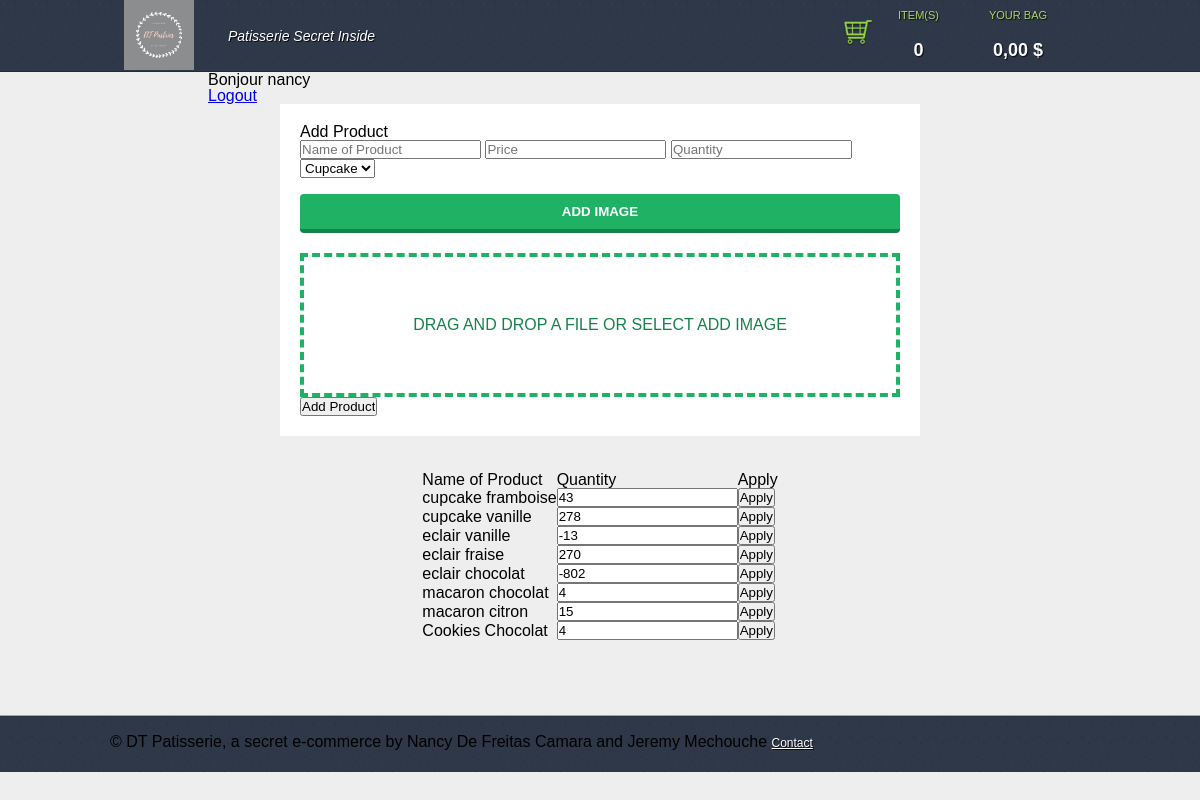
The app's page /admin.php (signed in) with its own data.
### tables this page shows
CREATE TABLE IF NOT EXISTS `products` (
  `id` int(11) NOT NULL AUTO_INCREMENT,
  `name` varchar(255) NOT NULL,
  `price` float NOT NULL DEFAULT '0',
  `id_category` int(2) NOT NULL,
  `stock_quantity` int(11) NOT NULL,
  PRIMARY KEY (`id`)
);

### db.class.php (called while the page is built, shortened)
<?php
class DB{
	private $host = 'localhost';
	private $username = 'root';
	private $password = 'Mechassault93';
	private $database = 'tuto';
	private $db;
	public function __construct($host = null, $username = null, $password = null, $database = null){
		try{
			$this->db = new PDO('mysql:host='.$this->host.';dbname='.$this->database, $this->username, $this->password, array(
					PDO::MYSQL_ATTR_INIT_COMMAND => 'SET NAMES UTF8',
					PDO::ATTR_ERRMODE => PDO::ERRMODE_WARNING
				));
		}catch(PDOException $e){
			die('<h1>Impossible de se connecter a la base de donnee</h1>');
		}
	}
	public function query($sql, $data = array()){
		$req =$this->db->prepare($sql);
		$req->execute($data);
		return $req->fetchAll(PDO::FETCH_OBJ);
	}
}

### admin.php (the view, shortened to what this page needs)
<?php
require 'header.php';
?>
<div style="min-height: 400px;">
    <h1>Bonjour <?php echo $_SESSION['auth']->username; ?></h1>
    <a href="logout.php">Logout</a>
    <form action="" method="post" enctype="multipart/form-data">
        <div class="file-upload">
            <h1>Add Product</h1>
            <input type="text" name="name" placeholder="Name of Product" required="required">
            <input type="text" name="price" placeholder="Price" required="required">
            <input type="text" name="quantity" placeholder="Quantity" required="required">
            <select name="category">Categories
                <?php
                $categories = $DB->query('SELECT * FROM category');
                foreach ($categories as $key => $categorie) {
                    ?>
                    <option value="<?php echo $key; ?>"><?php echo $categorie->category; ?> </option>
                <?php } ?>
            </select>
            <br><br>
            <button class="file-upload-btn" type="button" onclick="$('.file-upload-input').trigger('click')">Add Image</button>
            <div class="image-upload-wrap">
                <div class="drag-text">
                    <h3>Drag and drop a file or select add Image</h3>
                </div>
            </div>
            <input type="submit" value="Add Product">
        </div>
    </form>
</div>
<?php
$products = $DB->query('SELECT * FROM products');
?>
<div style="position: relative;text-align: center;display: block;    min-height: 300px;">
    <table style="    text-align: center;
           position: relative;
           display: inline-block;">
        <tr>
            <td>Name of Product</td>
            <td>Quantity</td>
            <td>Apply</td>
        </tr>
        <?php foreach ($products as $product) { ?>
            <form method="POST" action="">
                <tr>
                    <td><?php echo $product->name; ?></td>
                    <td><input type="number" value="<?php echo $product->stock_quantity; ?>" name="quantity"></td>
                    <td><input type="submit" value="Apply"></td>
                </tr>
            </form>
        <?php }
        ?>
    </table>
</div>
<?php require_once 'footer.php'; ?>

### css/style.css (style rules this page uses)
html, body, div, span, applet, object, iframe, h1, h2, h3, h4, h5, h6, p, blockquote, pre, a, abbr, acronym, address, big, cite, code, del, dfn, em, img, ins, kbd, q, s, samp, small, strike, strong, sub, sup, tt, var, b, u, i, center, dl, dt, dd, ol, ul, li, fieldset, form, label, legend, table, caption, tbody, tfoot, thead, tr, th, td, article, aside, canvas, details, embed, figure, figcaption, footer, header, hgroup, menu, nav, output, ruby, section, summary, time, mark, audio, video { margin: 0; padding: 0; border: 0; font-size: 100%; font: inherit; vertical-align: baseline; }
body { line-height: 1; }
table { border-collapse: collapse; border-spacing: 0; }
caption, th, td { text-align: left; font-weight: normal; vertical-align: middle; }
* { margin: 0; padding: 0; }
html, body { height: 100%; }

### admin.php (style rules this page uses)
body { font-family: sans-serif; background-color: #eeeeee; }
.file-upload { background-color: #ffffff; width: 600px; margin: 0 auto; padding: 20px; }
.file-upload-btn { width: 100%; margin: 0; color: #fff; background: #1FB264; border: none; padding: 10px; border-radius: 4px; border-bottom: 4px solid #15824B; transition: all .2s ease; outline: none; text-transform: uppercase; font-weight: 700; }
.image-upload-wrap { margin-top: 20px; border: 4px dashed #1FB264; position: relative; }
.drag-text { text-align: center; }
.drag-text h3 { font-weight: 100; text-transform: uppercase; color: #15824B; padding: 60px 0; }

### records on screen
products: name "cupcake framboise", quantity "43"
products: name "cupcake vanille", quantity "278"
products: name "eclair vanille", quantity "-13"
products: name "eclair fraise", quantity "270"
products: name "eclair chocolat", quantity "-802"
products: name "macaron chocolat", quantity "4"
products: name "macaron citron", quantity "15"
products: name "Cookies Chocolat", quantity "4"

### other values on screen
$panier->count() "0"
$panier->total() "0,00"
$_SESSION['auth']->username "nancy"
form field category "Cupcake"
